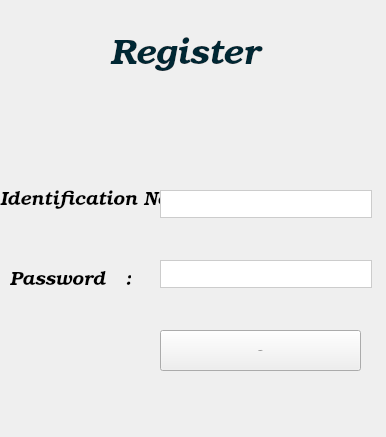
<?xml version="1.0" encoding="UTF-8"?>
<ui version="4.0">
 <class>MainWindow</class>
 <widget class="QMainWindow" name="MainWindow">
  <property name="geometry">
   <rect>
    <x>0</x>
    <y>0</y>
    <width>386</width>
    <height>437</height>
   </rect>
  </property>
  <property name="windowTitle">
   <string>Register</string>
  </property>
  <property name="styleSheet">
   <string notr="true"/>
  </property>
  <widget class="QWidget" name="centralwidget">
   <widget class="QLabel" name="label">
    <property name="geometry">
     <rect>
      <x>0</x>
      <y>190</y>
      <width>161</width>
      <height>21</height>
     </rect>
    </property>
    <property name="font">
     <font>
      <family>URW Bookman L</family>
      <pointsize>14</pointsize>
      <italic>true</italic>
     </font>
    </property>
    <property name="styleSheet">
     <string notr="true"/>
    </property>
    <property name="text">
     <string>Identification No:</string>
    </property>
   </widget>
   <widget class="QLabel" name="label_2">
    <property name="geometry">
     <rect>
      <x>10</x>
      <y>270</y>
      <width>121</width>
      <height>21</height>
     </rect>
    </property>
    <property name="font">
     <font>
      <family>URW Bookman L</family>
      <pointsize>14</pointsize>
      <italic>true</italic>
     </font>
    </property>
    <property name="text">
     <string>Password   :</string>
    </property>
   </widget>
   <widget class="QLineEdit" name="id">
    <property name="geometry">
     <rect>
      <x>160</x>
      <y>190</y>
      <width>212</width>
      <height>28</height>
     </rect>
    </property>
    <property name="styleSheet">
     <string notr="true">QLineEdit{
    min-width: 200px;
    border: 1px solid #CCC;
    height: 30px;
    padding-left: 10px;
}</string>
    </property>
   </widget>
   <widget class="QLineEdit" name="password">
    <property name="geometry">
     <rect>
      <x>160</x>
      <y>260</y>
      <width>212</width>
      <height>28</height>
     </rect>
    </property>
    <property name="styleSheet">
     <string notr="true">QLineEdit{
    min-width: 200px;
    border: 1px solid #CCC;
    height: 30px;
    padding-left: 10px;
}</string>
    </property>
    <property name="echoMode">
     <enum>QLineEdit::Password</enum>
    </property>
   </widget>
   <widget class="QPushButton" name="registerPageButton">
    <property name="geometry">
     <rect>
      <x>160</x>
      <y>330</y>
      <width>201</width>
      <height>41</height>
     </rect>
    </property>
    <property name="font">
     <font>
      <pointsize>-1</pointsize>
     </font>
    </property>
    <property name="styleSheet">
     <string notr="true">background-color:rgb(0, 184, 230);
                                  color: white;
                                  font-size: 22px;
                                  border-style: solid;
                                  border-width: 2px;
                                  border-radius: 10px;
                                  }
                                  QPushButton:pressed {
                                  background-color:rgb(0, 143, 179);</string>
    </property>
    <property name="text">
     <string>Register</string>
    </property>
   </widget>
   <widget class="QLabel" name="welcomeLable">
    <property name="geometry">
     <rect>
      <x>110</x>
      <y>30</y>
      <width>161</width>
      <height>51</height>
     </rect>
    </property>
    <property name="font">
     <font>
      <family>URW Bookman L</family>
      <pointsize>26</pointsize>
      <italic>true</italic>
     </font>
    </property>
    <property name="styleSheet">
     <string notr="true">color:rgb(0, 39, 51);</string>
    </property>
    <property name="text">
     <string>Register</string>
    </property>
   </widget>
  </widget>
 </widget>
 <resources/>
 <connections/>
</ui>
